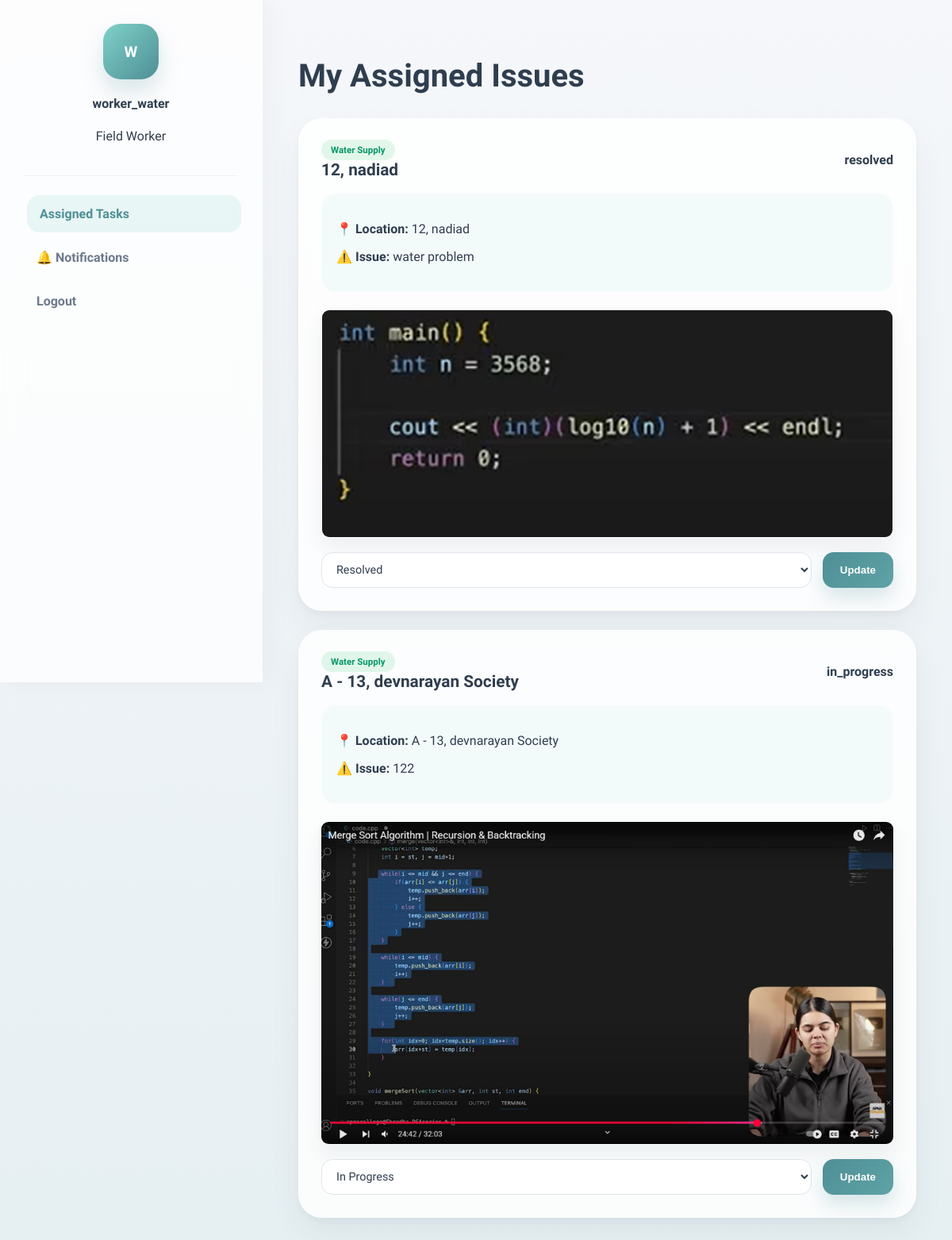
Screenshot of /worker_portal/ (signed in) with the database file from the repository.
### reports/models.py (models this page shows, shortened)
class Issue(models.Model):
    ISSUE_TYPES = [
        ('road', 'Road Problem'),
        ('water', 'Water Supply'),
        ('electricity', 'Electricity'),
        ('garbage', 'Garbage'),
    ]
    STATUS_CHOICES = [
        ('pending', 'Pending'),
        ('in_progress', 'In Progress'),
        ('resolved', 'Resolved'),
    ]
    citizen = models.ForeignKey(User, on_delete=models.CASCADE)
    worker = models.ForeignKey(
        User,
        on_delete=models.SET_NULL,
        null=True,
        blank=True,
        related_name='assigned_worker'
    )
    description = models.TextField()
    issue_type = models.CharField(max_length=50, choices=ISSUE_TYPES)
    location = models.CharField(max_length=255)
    image = models.ImageField(upload_to='issues/', blank=True, null=True)
    status = models.CharField(max_length=20, choices=STATUS_CHOICES, default='pending')
    is_escalated = models.BooleanField(default=False)
    deadline = models.DateTimeField(null=True, blank=True)
    created_at = models.DateTimeField(auto_now_add=True)

### frontend/views.py (the view, shortened to what this page needs)
# urls.py: path('worker_portal/', views.worker_portal, name='worker_portal'),
@login_required(login_url='login')
def worker_portal(request):
    issues = Issue.objects.filter(worker=request.user)
    notification_list = Notification.objects.filter(
        user=request.user
    ).order_by('-created_at')[:5]
    unread_count = Notification.objects.filter(
        user=request.user,
        is_read=False
    ).count()
    return render(request, 'frontend/worker_portal.html', {
        "issues": issues,
        "notification_list": notification_list,
        "unread_count": unread_count
    })

### frontend/templates/frontend/worker_portal.html (shortened to what this page needs)
{% load static %}
<!DOCTYPE html>
<html lang="en">
<head>
<link rel="stylesheet" href="{% static 'css/worker_portal.css' %}">
</head>
<body>
<div class="sidebar">
<div class="worker-profile">
<div class="avatar">
{{ request.user.username|first|upper }}
</div>
<h4>{{ request.user.username }}</h4>
<p>Field Worker</p>
</div>
<nav>
<a href="#" class="active">Assigned Tasks</a>
<a href="{% url 'notification' %}" class="notif-btn">
        🔔 Notifications
</a>
<a href="{% url 'logout' %}">Logout</a>
</nav>
</div>
<div class="main-area">
<h1>My Assigned Issues</h1>
<div class="task-grid">
{% for issue in issues %}
<div class="task-item">
<div class="task-header">
<div>
<span class="priority-tag">{{ issue.get_issue_type_display }}</span>
<h2>{{ issue.location }}</h2>
</div>
<b>{{ issue.status }}</b>
</div>
<div class="task-info-box">
<p><b>📍 Location:</b> {{ issue.location }}</p>
<p><b>⚠️ Issue:</b> {{ issue.description }}</p>
</div>
{% if issue.image %}
<div class="issue-image">
<img src="{{ issue.image.url }}" style="width:100%;border-radius:10px;">
</div>
{% endif %}
<form method="POST">
<div class="controls">
<select name="status">
<option value="in_progress" {% if issue.status == "in_progress" %}selected{% endif %}>In Progress</option>
<option value="resolved" {% if issue.status == "resolved" %}selected{% endif %}>Resolved</option>
</select>
<button class="update-btn">Update</button>
</div>
</form>
</div>
{% empty %}
<p>No issues assigned.</p>
{% endfor %}
</div>
</div>
</body>
</html>

### static/css/worker_portal.css (style rules this page uses)
:root { --bg-main: #f5f7fa; --bg-surface: #ffffff; --bg-card: rgba(255,255,255,0.82); --accent-primary: #4E8F95; --accent-secondary: #7FD1C9; --accent-warm: #5FA3A6; --gold-accent: #b45309; --success: #059669; --warning: #d97706; --danger: #dc2626; --text-dark: #2F3E4F; --text-muted: #6C7A8C; --border-color: #dde5ea; }
body { margin: 0; font-family: 'Plus Jakarta Sans', sans-serif; background: linear-gradient(180deg,#f5f7fa,#e6eff2); color: var(--text-dark); display: flex; min-height: 100vh; }
.sidebar { width: 270px; background: rgba(255,255,255,0.75); backdrop-filter: blur(14px); border-right: 1px solid rgba(255,255,255,0.35); padding: 30px; height: 100vh; box-shadow: 8px 0 30px rgba(47,62,79,0.04); }
.worker-profile { text-align: center; padding-bottom: 24px; border-bottom: 1px solid rgba(0,0,0,0.05); margin-bottom: 24px; }
.avatar { width: 70px; height: 70px; background: linear-gradient( 135deg, var(--accent-secondary), var(--accent-primary) ); color: white; border-radius: 22px; margin: 0 auto 14px; display: flex; align-items: center; justify-content: center; font-weight: 800; font-size: 1.2rem; box-shadow: 0 14px 28px rgba(78,143,149,0.22); }
nav a { display: block; color: var(--text-muted); text-decoration: none; padding: 14px 16px; border-radius: 16px; margin-bottom: 8px; font-weight: 700; transition: 0.25s; }
nav a.active, nav a:hover { background: rgba(127,209,201,0.16); color: var(--accent-primary); transform: translateX(4px); }
.main-area { flex: 1; padding: 45px; }
.main-area h1 { margin-bottom: 30px; font-size: 2.5rem; font-weight: 800; color: var(--text-dark); }
.task-grid { display: grid; gap: 24px; }
.task-item { background: var(--bg-card); backdrop-filter: blur(14px); border-radius: 30px; padding: 28px; border: 1px solid rgba(255,255,255,0.35); box-shadow: 0 20px 40px rgba(47,62,79,0.06), 0 5px 12px rgba(47,62,79,0.04); transition: 0.25s; }
.task-header { display: flex; justify-content: space-between; align-items: center; margin-bottom: 18px; }
.task-header h2 { margin: 5px 0 0; font-size: 1.3rem; color: var(--text-dark); }
.priority-tag { font-size: 0.72rem; padding: 6px 12px; border-radius: 999px; font-weight: 800; background: rgba(34,197,94,0.12); color: var(--success); }
.task-info-box { background: rgba(127,209,201,0.08); border-radius: 18px; padding: 18px; margin-bottom: 22px; border: 1px solid rgba(255,255,255,0.35); }
.issue-image { margin: 18px 0; display: flex; justify-content: center; }
.issue-image img { width: 280px; height: auto; border-radius: 18px; border: 1px solid rgba(255,255,255,0.35); object-fit: cover; box-shadow: 0 12px 24px rgba(47,62,79,0.08); }
.controls { display: flex; gap: 14px; }
select { flex: 1; padding: 12px 14px; border-radius: 14px; border: 1px solid var(--border-color); background: rgba(255,255,255,0.88); font-family: inherit; font-size: 0.9rem; color: var(--text-dark); transition: 0.25s; }
.update-btn { background: linear-gradient( 135deg, var(--accent-primary), var(--accent-warm) ); color: white; border: none; padding: 12px 22px; border-radius: 14px; font-weight: 700; cursor: pointer; transition: 0.25s; box-shadow: 0 12px 24px rgba(78,143,149,0.22); }
.notif-btn { display: flex; justify-content: space-between; align-items: center; padding: 14px 16px; border-radius: 16px; text-decoration: none; color: var(--text-muted); font-weight: 700; margin-bottom: 8px; transition: 0.25s; }

### rows the page displays
Issue: issue_type "Water Supply", location "12, nadiad", status "resolved", description "water problem", image (picture), status "Resolved"
Issue: issue_type "Water Supply", location "A - 13, devnarayan Society", status "in_progress", description "122", image (picture), status "In Progress"

### other values shown
{{ request.user.username|first|upper }} "W"
{{ request.user.username }} "worker_water"
